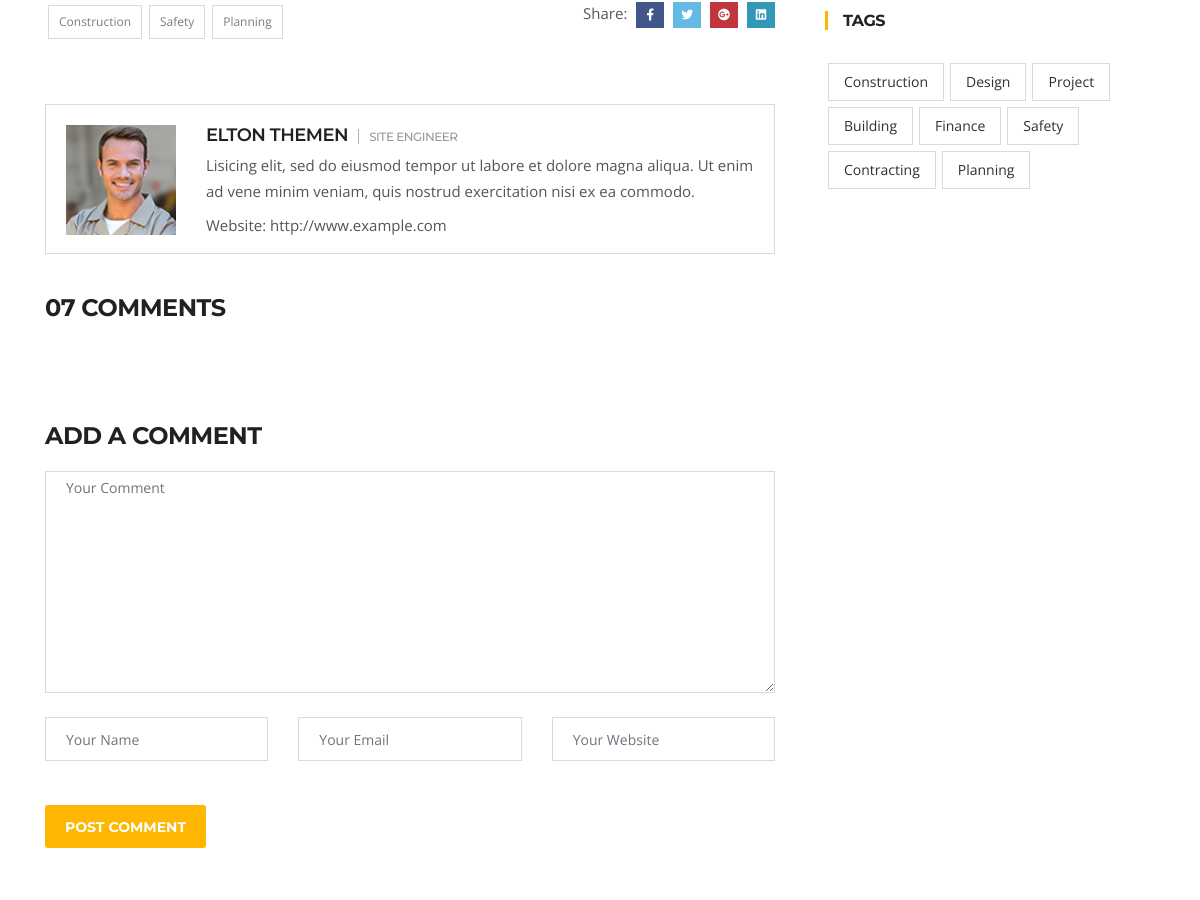
Page /news/2/ (middle part) on the earlier database version.
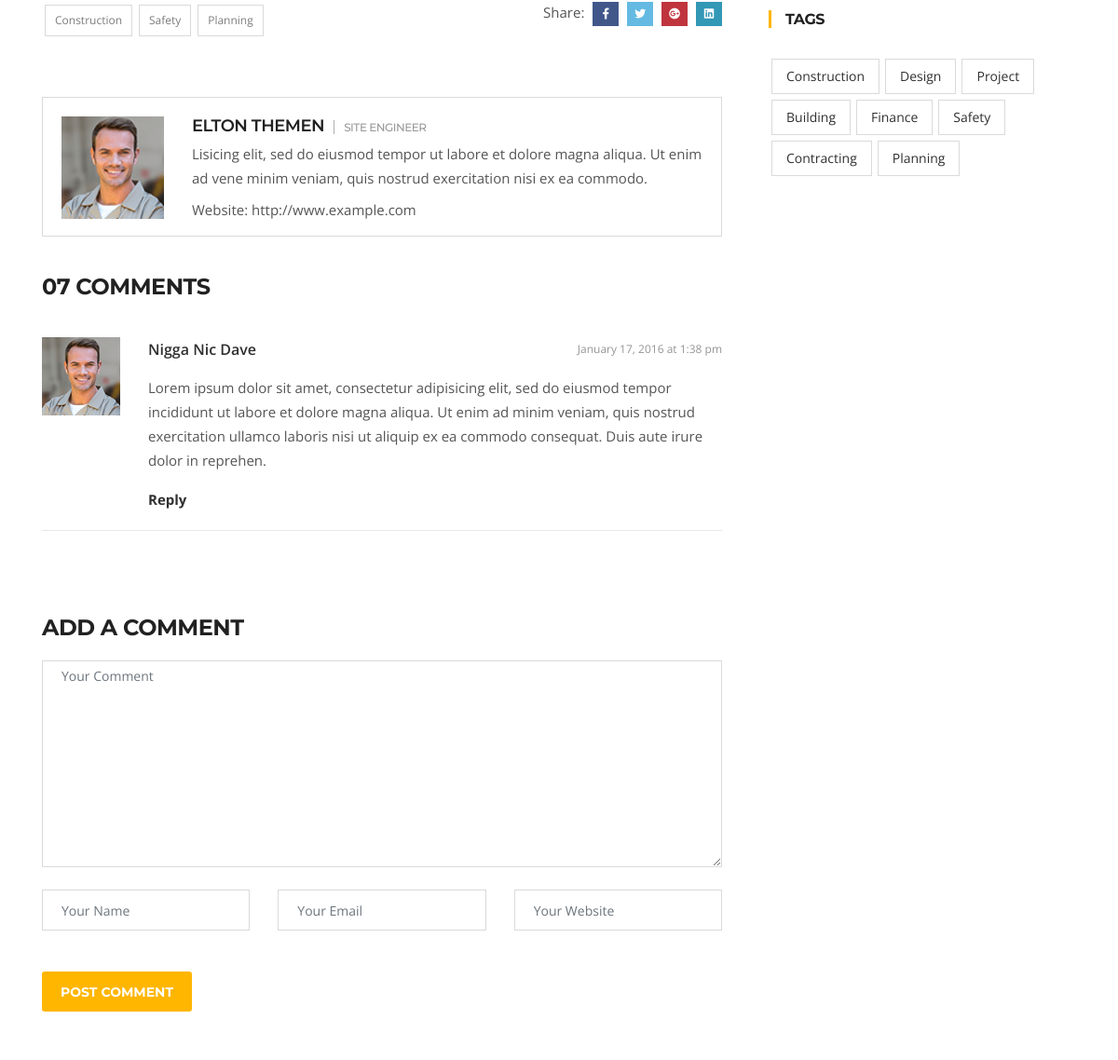
Same page on the later database version.
### home/models.py (models this page shows, shortened)
class CommonInfo(models.Model):
    name = models.CharField(max_length=100)
    about = models.TextField(default='Nats Stenman began his career in construction with boots on the ground')
    class Meta:
        abstract = True

class Comment(CommonInfo):
    post = models.ForeignKey('News', on_delete=models.CASCADE)
    n_name = models.ForeignKey(User, on_delete=models.CASCADE)
    email = models.EmailField()
    website = models.URLField(null=True)

### home/views.py (the view, shortened to what this page needs)
# urls.py: path('news/<int:id>/', news_detail, name='news-detail'),
def news_detail(request, id=1):
    object = News.objects.get(id=id)
    comments = Comment.objects.filter(post=object)
    object.comments_all.set(comments)
    context = {
        'object': object,
        'comments': comments,
        'news_list': News.objects.all()
    }
    return render(request, 'news/detail.html', context)

### templates/news/detail.html (shortened to what the changed rows need)
{% extends 'base/base.html' %}
{% load static %}
{% block content %}
<section id="main-container" class="main-container">
  <div class="container">
    <div class="row">
      <div class="col-lg-8 mb-5 mb-lg-0">
        <div id="comments" class="comments-area">
          <ul class="comments-list">
            {% for c in object.comments_all.all %}
            <li>
              <div class="comment d-flex">
                <img loading="lazy" class="comment-avatar" alt="author" src="{% static 'images/news/avator1.png'%}">
                <div class="comment-body">
                  <div class="meta-data">
                    <span class="comment-author mr-3">{{c.name}} {{c.n_name}}</span>
                    <span class="comment-date float-right">January 17, 2016 at 1:38 pm</span>
                  </div>
                  <div class="comment-content">
                    <p>{{c.about}}</p>
                  </div>
                  <div class="text-left">
                    <a class="comment-reply font-weight-bold" href="#">Reply</a>
                  </div>
                </div>
              </div>
            </li>
            {% endfor %}
          </ul>
        </div>
      </div>
    </div>
  </div>
</section>
{% endblock content %}

Differences in the rows shown:
added Comment: name "Nigga Nic", n_name "Dave", about "Lorem ipsum dolor sit amet, consectetur adipisicing elit, sed do eiusmod tempor incididunt ut labore et dolore magna aliqua. Ut enim ad minim veniam, quis nostrud exercitation ullamco laboris nisi ut aliquip ex ea commodo consequat. Duis aute irure dolor in reprehen."
